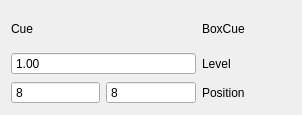
<?xml version="1.0" encoding="UTF-8"?>
<ui version="4.0">
 <class>CueView</class>
 <widget class="QWidget" name="CueView">
  <property name="geometry">
   <rect>
    <x>0</x>
    <y>0</y>
    <width>302</width>
    <height>115</height>
   </rect>
  </property>
  <property name="windowTitle">
   <string>Cue</string>
  </property>
  <layout class="QGridLayout" name="gridLayout">
   <item row="0" column="0" colspan="2">
    <widget class="QLabel" name="label">
     <property name="text">
      <string>Cue</string>
     </property>
    </widget>
   </item>
   <item row="0" column="2">
    <widget class="QLabel" name="label_2">
     <property name="text">
      <string>BoxCue</string>
     </property>
    </widget>
   </item>
   <item row="1" column="0" colspan="2">
    <widget class="QDoubleSpinBox" name="levelBox">
     <property name="buttonSymbols">
      <enum>QAbstractSpinBox::NoButtons</enum>
     </property>
     <property name="maximum">
      <double>10.000000000000000</double>
     </property>
     <property name="value">
      <double>1.000000000000000</double>
     </property>
    </widget>
   </item>
   <item row="1" column="2">
    <widget class="QLabel" name="levelLabel">
     <property name="text">
      <string>Level</string>
     </property>
    </widget>
   </item>
   <item row="2" column="0">
    <widget class="QDoubleSpinBox" name="xposBox">
     <property name="buttonSymbols">
      <enum>QAbstractSpinBox::NoButtons</enum>
     </property>
     <property name="decimals">
      <number>0</number>
     </property>
     <property name="maximum">
      <double>20.000000000000000</double>
     </property>
     <property name="value">
      <double>8.000000000000000</double>
     </property>
    </widget>
   </item>
   <item row="2" column="1">
    <widget class="QDoubleSpinBox" name="yposBox">
     <property name="buttonSymbols">
      <enum>QAbstractSpinBox::NoButtons</enum>
     </property>
     <property name="decimals">
      <number>0</number>
     </property>
     <property name="maximum">
      <double>20.000000000000000</double>
     </property>
     <property name="value">
      <double>8.000000000000000</double>
     </property>
    </widget>
   </item>
   <item row="2" column="2">
    <widget class="QLabel" name="positinLabel">
     <property name="text">
      <string>Position</string>
     </property>
    </widget>
   </item>
  </layout>
 </widget>
 <resources/>
 <connections/>
</ui>
